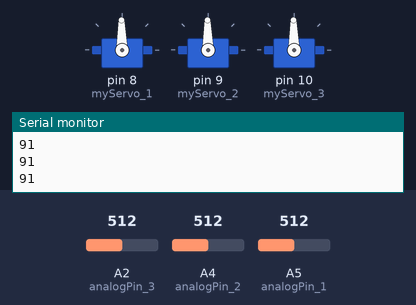
A sketch run on a simulated Arduino Uno, built with avr-gcc and run on an emulated ATmega328P. Shown: 3 × servo, the last lines printed to the serial monitor. Inputs (shaded band) come from the test bench; at power-on: A2 (analogPin_3) = 512, A4 (analogPin_2) = 512, A5 (analogPin_1) = 512.

Above: at 4.2 s.
4.3 s: A2 (analogPin_3) set to 716
At 4.9 s:
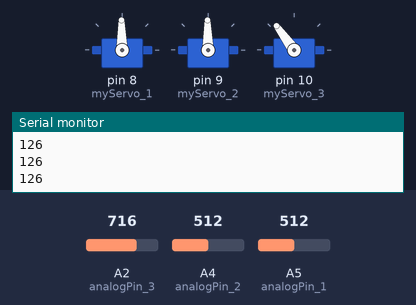
5.8 s: A4 (analogPin_2) set to 716
At 6.6 s:
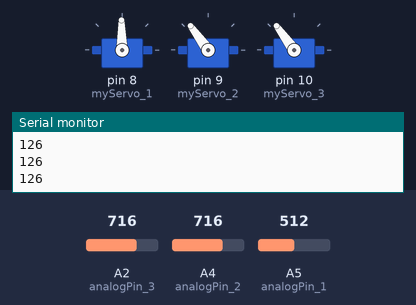
7.3 s: A5 (analogPin_1) set to 716
At 8.2 s:
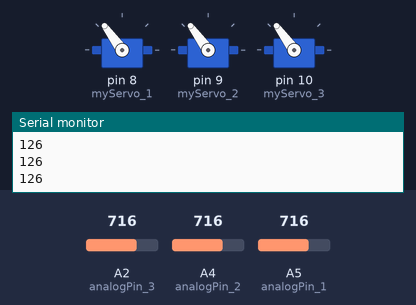
8.8 s: A2 (analogPin_3) set to 900
At 9.9 s:
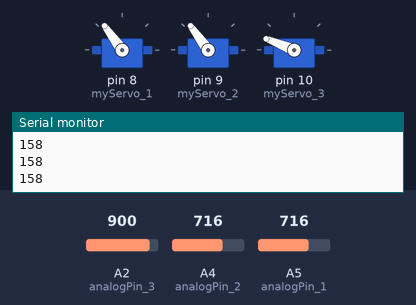
10.3 s: A4 (analogPin_2) set to 900
At 11.5 s:
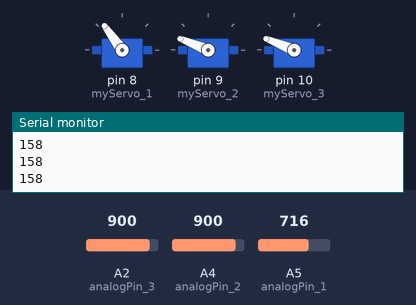
11.8 s: A5 (analogPin_1) set to 900
At 13.2 s:
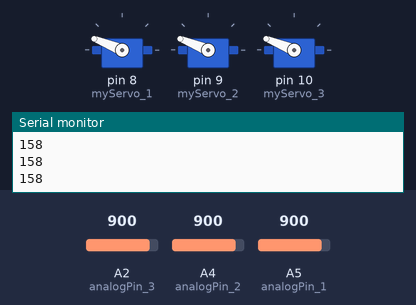
Timing chart, 0 to 14.3 s (numbered marks = the images above; inputs shaded):
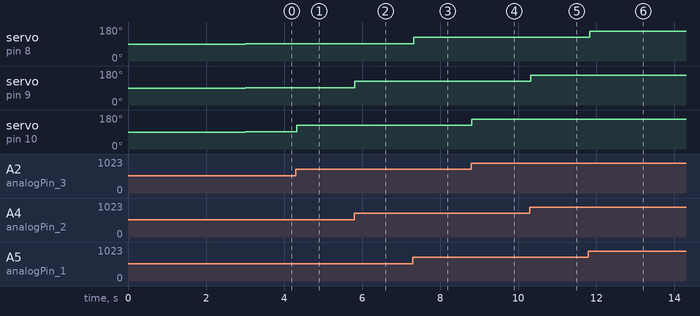

Measured:
- after the input at 4.3 s, servo on pin 10 (myServo_3): 91° → 126° at once
- after the input at 5.8 s, servo on pin 9 (myServo_2): 91° → 126° at once
- after the input at 7.3 s, servo on pin 8 (myServo_1): 91° → 126° at once
- after the input at 8.8 s, servo on pin 10 (myServo_3): 126° → 158° at once
- after the input at 10.3 s, servo on pin 9 (myServo_2): 126° → 158° at once
- after the input at 11.8 s, servo on pin 8 (myServo_1): 126° → 158° at once

The sketch:

servoControlTest.ino
```cpp
#include<Servo.h>

Servo myServo_1;
Servo myServo_2;
Servo myServo_3;

const int maxAngle = 180;
const int minAngle = 3;
int analogPin_1  = 5;
int analogPin_2  = 4;
int analogPin_3  = 2;
double val_1 = 0;
double val_2 = 0;
double val_3 = 0;
int servoAng_1 = 0;
int servoAng_2 = 0;
int servoAng_3 = 0;

void setup() {
  myServo_1.attach(8, 500, 2400);
  myServo_2.attach(9, 500, 2400);
  myServo_3.attach(10 , 500, 2400);
  myServo_1.write(90);
  myServo_2.write(90);
  myServo_3.write(90);
  val_1 = analogRead(analogPin_1);
  val_2 = analogRead(analogPin_2);
  val_3 = analogRead(analogPin_3);
  servoAng_1 = int( (val_1/1023) * (maxAngle-minAngle) + minAngle );
  servoAng_2 = int( (val_2/1023) * (maxAngle-minAngle) + minAngle );
  servoAng_3 = int( (val_3/1023) * (maxAngle-minAngle) + minAngle );
  Serial.begin(9600);
  delay(3000);
  Serial.println("ready to go !");
}

void loop() {
  val_1 = analogRead(analogPin_1);
  servoAng_1 = int( (val_1/1023) * (maxAngle-minAngle) + minAngle );
  //Serial.println(servoAng_1);
  myServo_1.write(servoAng_1);

  val_2 = analogRead(analogPin_2);
  servoAng_2 = int( (val_2/1023) * (maxAngle-minAngle) + minAngle );
  //Serial.println(servoAng_2);
  myServo_2.write(servoAng_2);

  val_3 = analogRead(analogPin_3);
  servoAng_3 = int( (val_3/1023) * (maxAngle-minAngle) + minAngle );
  Serial.println(servoAng_3);
  myServo_3.write(servoAng_3);
  delay(30);
}
```
